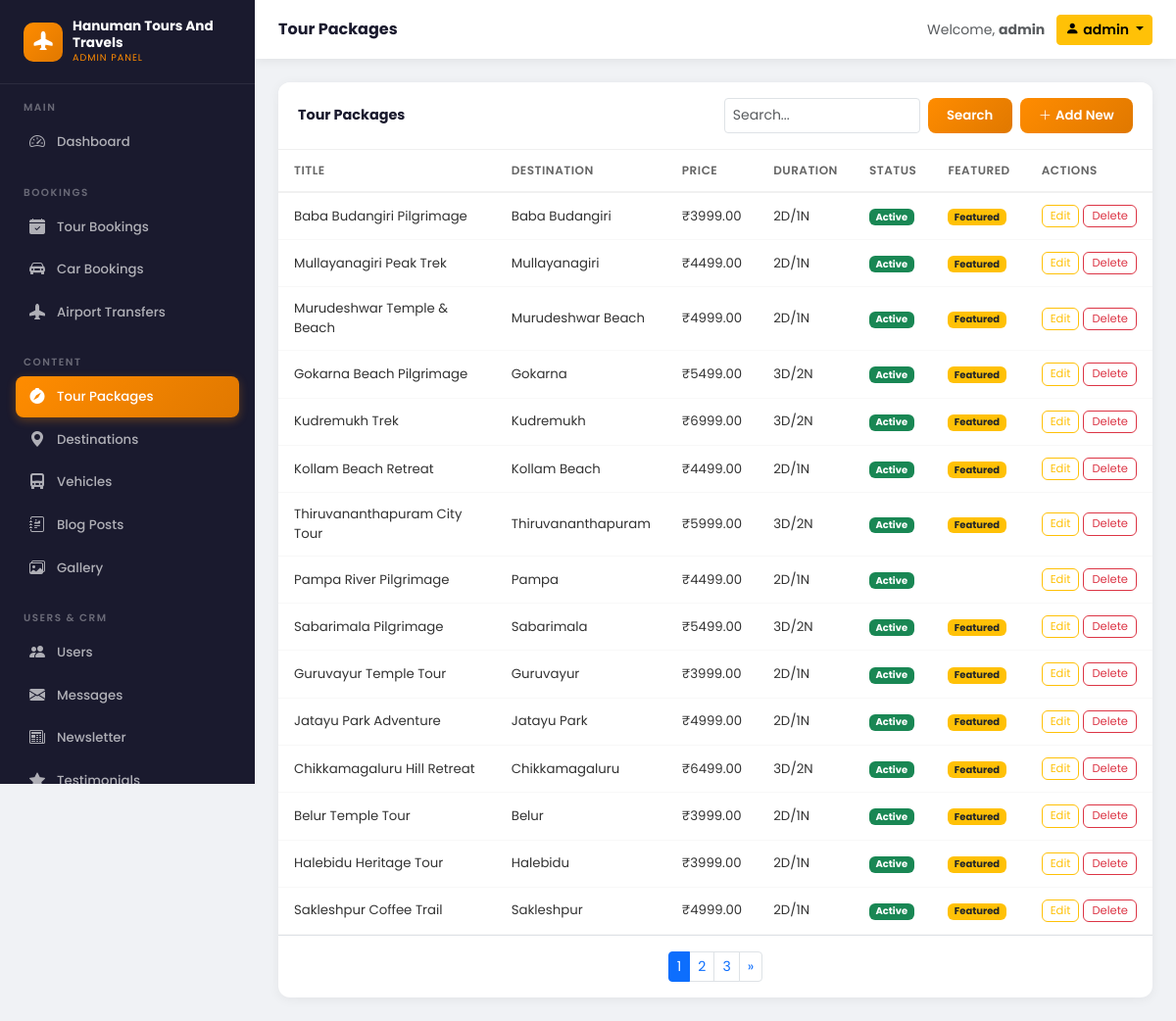
The app's page /panel/tours/ (signed in) with its own data.
### tours/models.py (models this page shows, shortened)
class TourPackage(models.Model):
    DIFFICULTY_CHOICES = [
        ('easy', 'Easy'),
        ('moderate', 'Moderate'),
        ('challenging', 'Challenging'),
    ]
    TYPE_CHOICES = [
        ('adventure', 'Adventure'),
        ('cultural', 'Cultural'),
        ('religious', 'Religious'),
        ('beach', 'Beach'),
        ('hill', 'Hill Station'),
        ('wildlife', 'Wildlife'),
        ('honeymoon', 'Honeymoon'),
        ('family', 'Family'),
    ]
    title = models.CharField(max_length=300)
    slug = models.SlugField(unique=True)
    destination = models.ForeignKey(Destination, on_delete=models.CASCADE, related_name='packages')
    tour_type = models.CharField(max_length=50, choices=TYPE_CHOICES, default='cultural')
    difficulty = models.CharField(max_length=20, choices=DIFFICULTY_CHOICES, default='easy')
    description = models.TextField()
    highlights = models.TextField(help_text='One highlight per line')
    duration_days = models.PositiveIntegerField()
    duration_nights = models.PositiveIntegerField()
    price_per_person = models.DecimalField(max_digits=10, decimal_places=2)
    discounted_price = models.DecimalField(max_digits=10, decimal_places=2, null=True, blank=True)
    max_group_size = models.PositiveIntegerField(default=20)
    min_age = models.PositiveIntegerField(default=5)
    thumbnail = models.ImageField(upload_to='tours/thumbnails/', blank=True)
    thumbnail_url = models.URLField(blank=True, help_text='Auto-filled image URL (used when no file is uploaded)')
    is_featured = models.BooleanField(default=False)
    is_active = models.BooleanField(default=True)
    created_at = models.DateTimeField(auto_now_add=True)
    @property
    def final_price(self):
        return self.discounted_price if self.discounted_price else self.price_per_person
    class Meta:
        ordering = ['-created_at']

### core/models.py (models this page shows, shortened)
class Destination(models.Model):
    name = models.CharField(max_length=200)
    slug = models.SlugField(unique=True)
    country = models.CharField(max_length=100)
    state = models.CharField(max_length=100, blank=True)
    description = models.TextField()
    image = models.ImageField(upload_to='destinations/', blank=True)
    is_popular = models.BooleanField(default=False)
    created_at = models.DateTimeField(auto_now_add=True)
    _FALLBACK_MAP = {
        'baba budangiri':     '/static/images/WebSites Images Travels/Baba Budangiri.jpg',
        'belur':              '/static/images/WebSites Images Travels/Beluru.jpg',
        'chikkamagaluru':     '/static/images/WebSites Images Travels/Chikkamanglore.png',
        'eramala':            '/static/images/WebSites Images Travels/Eramale.jpg',
        'gokarna':            '/static/images/WebSites Images Travels/Gokarna.webp',
        'guruvayur':          '/static/images/WebSites Images Travels/Guruwire.webp',
        'halebidu':           '/static/images/WebSites Images Travels/Halebedu.webp',
        'hajmala':            '/static/images/WebSites Images Travels/Horanadu.webp',
        'honnavar':           '/static/images/WebSites Images Travels/Honnavara.jpg',
        'horanadu':           '/static/images/WebSites Images Travels/Horanadu.webp',
        'jatayu':             '/static/images/WebSites Images Travels/Jatayu Park.avif',
        'jog':                '/static/images/WebSites Images Travels/JogFals.jpeg',
        'kanyakumari':        '/static/images/WebSites Images Travels/kanyakumari.webp',
        'kolambiya':          '/static/images/WebSites Images Travels/Kolambiya Beach.jpg',
        'kudremukh':          '/static/images/WebSites Images Travels/Kudure Mukha.avif',
        'kudure':             '/static/images/WebSites Images Travels/Kudure Mukha.avif',
        'kukke':              '/static/images/WebSites Images Travels/Kuke.webp',
        'madurai':            '/static/images/WebSites Images Travels/Madurai.jpg',
        'malpe':              '/static/images/WebSites Images Travels/Malphe Beach.JPG',
        'maruvantha':         '/static/images/WebSites Images Travels/Maruvantha Beach.jpg',
        'mullayanagiri':      '/static/images/WebSites Images Travels/Mullaingiri Betta.jpg',
        'mullaingiri':        '/static/images/WebSites Images Travels/Mullaingiri Betta.jpg',
        'om beach':           '/static/images/WebSites Images Travels/Om Beach.jpg',
        'palani':             '/static/images/WebSites Images Travels/Palni.jpg',
        'palni':              '/static/images/WebSites Images Travels/Palni.jpg',
        'pampa':              '/static/images/WebSites Images Travels/Pampa.jpg',
        'rameswaram':         '/static/images/WebSites Images Travels/Rameswaram.webp',
        'sabarimala':         '/static/images/WebSites Images Travels/Sabarimale.avif',
        'sakleshpur':         '/static/images/WebSites Images Travels/Sakaleswara.jpg',
        'sigandur':           '/static/images/WebSites Images Travels/Sigandhur.jpg',
        'thiruvananthapuram': '/static/images/WebSites Images Travels/Trivenrum.jpg',
        'trivandrum':         '/static/images/WebSites Images Travels/Trivenrum.jpg',
        'udupi':              '/static/images/WebSites Images Travels/Udupi.jpg',
        'goa':                'https://images.unsplash.com/photo-1512343879784-a960bf40e7f2?w=600&q=80',
        'kerala':             'https://images.unsplash.com/photo-1602216056096-3b40cc0c9944?w=600&q=80',
        'rajasthan':          '/static/images/WebSites Images Travels/Rajasthan.webp',
        'jaipur':             '/static/images/WebSites Images Travels/Rajasthan.webp',
        'jodhpur':            '/static/images/WebSites Images Travels/Rajasthan.webp',
        'udaipur':            '/static/images/WebSites Images Travels/Rajasthan.webp',
        'manali':             'https://images.unsplash.com/photo-1626621341517-bbf3d9990a23?w=600&q=80',
        'himachal':           'https://images.unsplash.com/photo-1626621341517-bbf3d9990a23?w=600&q=80',
        'shimla':             'https://images.unsplash.com/photo-1597074866923-dc0589150358?w=600&q=80',
        'andaman':            'https://images.unsplash.com/photo-1507525428034-b723cf961d3e?w=600&q=80',
        'varanasi':           'https://images.unsplash.com/photo-1570168007204-dfb528c6958f?w=600&q=80',
        'agra':               'https://images.unsplash.com/photo-1548013146-72479768bada?w=600&q=80',
        'taj mahal':          'https://images.unsplash.com/photo-1548013146-72479768bada?w=600&q=80',
        'delhi':              'https://images.unsplash.com/photo-1548013146-72479768bada?w=600&q=80',
        'kashmir':            'https://images.unsplash.com/photo-1566837945700-30057527ade0?w=600&q=80',
        'ladakh':             'https://images.unsplash.com/photo-1558618666-fcd25c85cd64?w=600&q=80',
        'ooty':               'https://images.unsplash.com/photo-1506905925346-21bda4d32df4?w=600&q=80',
        'wayanad':            'https://images.unsplash.com/photo-1602216056096-3b40cc0c9944?w=600&q=80',
        'kollam':             'https://images.unsplash.com/photo-1507525428034-b723cf961d3e?w=600&q=80',
        'murudeshwar':        '/static/images/WebSites Images Travels/Murudeshwar Temple & Beach.webp',
    }
    _DEFAULT_IMAGE = 'https://images.unsplash.com/photo-1506905925346-21bda4d32df4?w=600&q=80'
    class Meta:
        ordering = ['name']

### core/custom_admin_views.py (the view)
# urls.py: path('tours/', v.tours_list, name='custom_admin_tours'),
@login_required
@staff_required
def tours_list(request):
    qs = TourPackage.objects.select_related('destination').order_by('-created_at')
    q = request.GET.get('q', '')
    if q:
        qs = qs.filter(Q(title__icontains=q) | Q(destination__name__icontains=q))
    page = Paginator(qs, 15).get_page(request.GET.get('page'))
    rows = []
    for t in page:
        rows.append({
            'cells': [
                t.title,
                t.destination.name,
                f'₹{t.final_price}',
                f'{t.duration_days}D/{t.duration_nights}N',
                '<span class="badge bg-success">Active</span>' if t.is_active else '<span class="badge bg-secondary">Inactive</span>',
                '<span class="badge bg-warning text-dark">Featured</span>' if t.is_featured else '',
            ],
            'edit_url': f'/panel/tours/{t.id}/edit/',
            'delete_url': f'/panel/tours/{t.id}/delete/',
        })
    ctx = _sidebar_context()
    ctx.update({
        'title': 'Tour Packages', 'columns': ['Title', 'Destination', 'Price', 'Duration', 'Status', 'Featured'],
        'rows': rows, 'page_obj': page, 'add_url': '/panel/tours/add/',
    })
    return render(request, 'custom_admin/list.html', ctx)

### templates/custom_admin/list.html (shortened to what this page needs)
{% extends 'custom_admin/base.html' %}
{% block page_title %}{{ title }}{% endblock %}
{% block content %}
<div class="ca-card">
    <div class="ca-card-header">
        <span>{{ title }}</span>
        <div class="d-flex gap-2">
            <form method="get" class="d-flex gap-2">
                <input type="search" name="q" value="{{ request.GET.q }}" placeholder="Search..." class="form-control form-control-sm" style="width:200px;">
                <button class="btn btn-sm btn-ca-primary">Search</button>
            </form>
            {% if add_url %}
            <a href="{{ add_url }}" class="btn btn-sm btn-ca-primary"><i class="bi bi-plus-lg me-1"></i>Add New</a>
            {% endif %}
        </div>
    </div>
    <div class="table-responsive">
        <table class="table ca-table mb-0">
            <thead><tr>
                {% for col in columns %}<th>{{ col }}</th>{% endfor %}
                <th>Actions</th>
            </tr></thead>
            <tbody>
                {% for row in rows %}
                <tr>
                    {% for cell in row.cells %}
                    <td>{{ cell|safe }}</td>
                    {% endfor %}
                    <td>
                        <div class="d-flex gap-1">
                            {% if row.edit_url %}<a href="{{ row.edit_url }}" class="btn btn-xs btn-outline-warning" style="font-size:0.72rem;padding:2px 8px;">Edit</a>{% endif %}
                            {% if row.delete_url %}
                            <form method="post" action="{{ row.delete_url }}" onsubmit="return confirm('Delete this item?')">
                                <button class="btn btn-xs btn-outline-danger" style="font-size:0.72rem;padding:2px 8px;">Delete</button>
                            </form>
                            {% endif %}
                        </div>
                    </td>
                </tr>
                {% empty %}
                <tr><td colspan="{{ columns|length|add:1 }}" class="text-center text-muted py-4">No records found</td></tr>
                {% endfor %}
            </tbody>
        </table>
    </div>
    {% if page_obj.has_other_pages %}
    <div class="p-3 border-top">
        <nav><ul class="pagination pagination-sm mb-0 justify-content-center">
            {% for n in page_obj.paginator.page_range %}<li class="page-item {% if page_obj.number == n %}active{% endif %}"><a class="page-link" href="?page={{ n }}&q={{ request.GET.q }}">{{ n }}</a></li>{% endfor %}
            {% if page_obj.has_next %}<li class="page-item"><a class="page-link" href="?page={{ page_obj.next_page_number }}&q={{ request.GET.q }}">»</a></li>{% endif %}
        </ul></nav>
    </div>
    {% endif %}
</div>
{% endblock %}

### templates/custom_admin/base.html (shortened to what this page needs)
{% load static %}
<!DOCTYPE html>
<html lang="en">
<head>
    <link href="https://cdn.jsdelivr.net/npm/bootstrap@5.3.2/dist/css/bootstrap.min.css" rel="stylesheet">
    <link href="https://cdn.jsdelivr.net/npm/bootstrap-icons@1.11.3/font/bootstrap-icons.css" rel="stylesheet">
</head>
<body>
<aside class="ca-sidebar" id="caSidebar">
    <div class="ca-sidebar-brand">
        <div class="ca-brand-icon"><i class="bi bi-airplane-fill"></i></div>
        <div>
            <div class="ca-brand-text">Hanuman Tours And Travels</div>
            <div class="ca-brand-sub">Admin Panel</div>
        </div>
    </div>
    <div class="ca-nav-section">
        <div class="ca-nav-label">Main</div>
        <a href="{% url 'custom_admin_dashboard' %}" class="ca-nav-link {% if request.resolver_match.url_name == 'custom_admin_dashboard' %}active{% endif %}">
            <i class="bi bi-speedometer2"></i> Dashboard
        </a>
    </div>
    <div class="ca-nav-section">
        <div class="ca-nav-label">Bookings</div>
        <a href="{% url 'custom_admin_tour_bookings' %}" class="ca-nav-link {% if 'tour_bookings' in request.resolver_match.url_name %}active{% endif %}">
            <i class="bi bi-calendar-check-fill"></i> Tour Bookings
        </a>
        <a href="{% url 'custom_admin_car_bookings' %}" class="ca-nav-link {% if 'car_bookings' in request.resolver_match.url_name %}active{% endif %}">
            <i class="bi bi-car-front-fill"></i> Car Bookings
        </a>
        <a href="{% url 'admin_airport_transfers' %}" class="ca-nav-link {% if request.resolver_match.url_name == 'admin_airport_transfers' %}active{% endif %}">
            <i class="bi bi-airplane-fill"></i> Airport Transfers
        </a>
    </div>
    <div class="ca-nav-section">
        <div class="ca-nav-label">Content</div>
        <a href="{% url 'custom_admin_tours' %}" class="ca-nav-link {% if request.resolver_match.url_name == 'custom_admin_tours' %}active{% endif %}">
            <i class="bi bi-compass-fill"></i> Tour Packages
        </a>
        <a href="{% url 'custom_admin_destinations' %}" class="ca-nav-link {% if 'destinations' in request.resolver_match.url_name %}active{% endif %}">
            <i class="bi bi-geo-alt-fill"></i> Destinations
        </a>
        <a href="{% url 'custom_admin_vehicles' %}" class="ca-nav-link {% if 'vehicles' in request.resolver_match.url_name %}active{% endif %}">
            <i class="bi bi-truck-front-fill"></i> Vehicles
        </a>
        <a href="{% url 'custom_admin_blog' %}" class="ca-nav-link {% if 'blog' in request.resolver_match.url_name %}active{% endif %}">
            <i class="bi bi-journal-richtext"></i> Blog Posts
        </a>
        <a href="{% url 'custom_admin_gallery' %}" class="ca-nav-link {% if 'gallery' in request.resolver_match.url_name %}active{% endif %}">
            <i class="bi bi-images"></i> Gallery
        </a>
    </div>
    <div class="ca-nav-section">
        <div class="ca-nav-label">Users & CRM</div>
        <a href="{% url 'custom_admin_users' %}" class="ca-nav-link {% if request.resolver_match.url_name == 'custom_admin_users' %}active{% endif %}">
            <i class="bi bi-people-fill"></i> Users
        </a>
        <a href="{% url 'custom_admin_messages' %}" class="ca-nav-link {% if 'messages' in request.resolver_match.url_name %}active{% endif %}">
            <i class="bi bi-envelope-fill"></i> Messages
        </a>
        <a href="{% url 'custom_admin_newsletter' %}" class="ca-nav-link {% if 'newsletter' in request.resolver_match.url_name %}active{% endif %}">
            <i class="bi bi-newspaper"></i> Newsletter
        </a>
        <a href="{% url 'custom_admin_testimonials' %}" class="ca-nav-link {% if 'testimonials' in request.resolver_match.url_name %}active{% endif %}">
            <i class="bi bi-star-fill"></i> Testimonials
        </a>
    </div>
</aside>
<header class="ca-topbar">
    <div class="ca-topbar-left">
        <h1 class="ca-page-title">{% block page_title %}Dashboard{% endblock %}</h1>
    </div>
    <div class="ca-topbar-right">
        <span class="text-muted small d-none d-md-block">Welcome, <strong>{{ request.user.get_full_name|default:request.user.username }}</strong></span>
        <div class="dropdown">
            <button class="btn btn-sm btn-warning dropdown-toggle fw-semibold" data-bs-toggle="dropdown">
                <i class="bi bi-person-fill me-1"></i>{{ request.user.username }}
            </button>
        </div>
    </div>
</header>
<main class="ca-main">
    {% block content %}{% endblock %}
</main>
</body>
</html>

### records on screen
TourPackage: cells "Baba Budangiri Pilgrimage"
Destination: cells "Baba Budangiri"
TourPackage: cells "Mullayanagiri Peak Trek"
Destination: cells "Mullayanagiri"
TourPackage: cells "Murudeshwar Temple & Beach"
Destination: cells "Murudeshwar Beach"
TourPackage: cells "Gokarna Beach Pilgrimage"
Destination: cells "Gokarna"
TourPackage: cells "Kudremukh Trek"
Destination: cells "Kudremukh"
TourPackage: cells "Kollam Beach Retreat"
Destination: cells "Kollam Beach"
TourPackage: cells "Thiruvananthapuram City Tour"
Destination: cells "Thiruvananthapuram"
TourPackage: cells "Pampa River Pilgrimage"
Destination: cells "Pampa"
TourPackage: cells "Sabarimala Pilgrimage"
Destination: cells "Sabarimala"
TourPackage: cells "Guruvayur Temple Tour"
Destination: cells "Guruvayur"
TourPackage: cells "Jatayu Park Adventure"
Destination: cells "Jatayu Park"
TourPackage: cells "Chikkamagaluru Hill Retreat"
Destination: cells "Chikkamagaluru"
TourPackage: cells "Belur Temple Tour"
Destination: cells "Belur"
TourPackage: cells "Halebidu Heritage Tour"
Destination: cells "Halebidu"
TourPackage: cells "Sakleshpur Coffee Trail"
Destination: cells "Sakleshpur"

### other values on screen
{{ title }} "Tour Packages"
{{ request.user.get_full_name|default:request.user.username }} "admin"
{{ request.user.username }} "admin"
{{ col }} "TITLE" "DESTINATION" "PRICE" "DURATION" "STATUS" "FEATURED"
{{ cell|safe }} "₹3999.00" "2D/1N" "Active" "Featured" "₹4499.00" "2D/1N" "Active" "Featured" "₹4999.00" "2D/1N" "Active" "Featured" "₹5499.00" "3D/2N" "Active" "Featured" "₹6999.00" "3D/2N" "Active" "Featured" "₹4499.00" "2D/1N" "Active" "Featured" "₹5999.00" "3D/2N" "Active" "Featured" "₹4499.00" "2D/1N" "Active" "₹5499.00" "3D/2N" "Active" "Featured" "₹3999.00" "2D/1N" "Active" "Featured" "₹4999.00" "2D/1N" "Active" "Featured" "₹6499.00" "3D/2N" "Active" "Featured" "₹3999.00" "2D/1N" "Active" "Featured" "₹3999.00" "2D/1N" "Active" "Featured" "₹4999.00" "2D/1N" "Active" "Featured"
{{ n }} "1" "2" "3"
